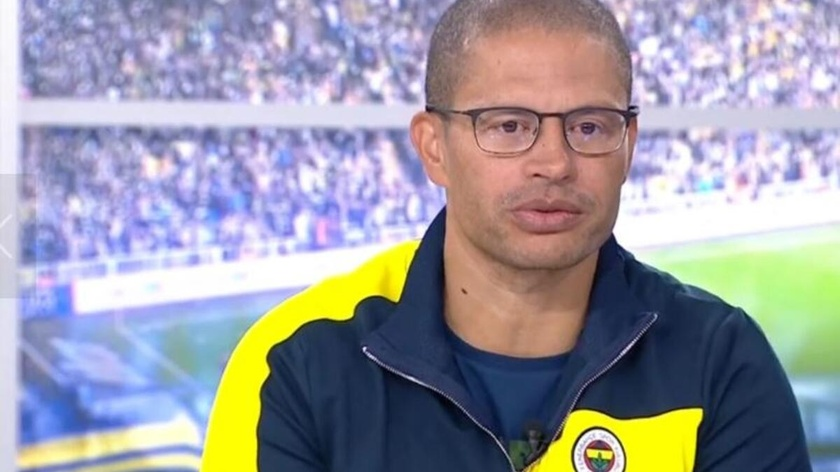
#> input picture 1.jpg, 840 x 472 px, shrunk from 1200 x 675 before the run
$ python Main.py
#> lines starting #> are read from the running program, lines starting #| are printed output that depends on the picture
from math import sqrt

import numpy
import cv2

imgPath1 = '1.jpg'
imgPath2 = '7.jpg'


def get_gray_scale(img_path):
#> called with img_path = '1.jpg'
    rgb_image = cv2.imread(img_path)
#> rgb_image is the input picture: shape (472, 840, 3); mean B, G, R 163.6, 154.8, 156.1
    return cv2.cvtColor(rgb_image, cv2.COLOR_BGR2GRAY)
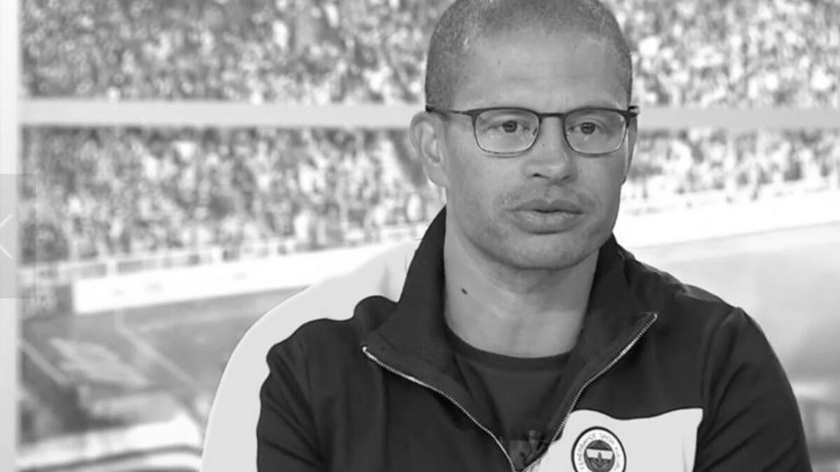
#> returned value: shape (472, 840); min 1, max 255, mean 156.2


def detect_faces(img_path):

    face_cascade = cv2.CascadeClassifier(cv2.data.haarcascades + 'haarcascade_frontalface_default.xml')
    gray_scale = get_gray_scale(img_path)
    faces = face_cascade.detectMultiScale(gray_scale, scaleFactor=1.2, minNeighbors=5, minSize=(30, 30),
                                         flags=cv2.CASCADE_SCALE_IMAGE)
#> faces = [[426, 31, 242, 242]]
    maxArea = 0
    bound = (0, 0, 0, 0)
    for (x, y, w, h) in faces:
        area = w * h
        if area > maxArea:
            bound = (x, y, w, h)
            maxArea = area
#> this loop made 1 pass
#> (x, y, w, h, area, maxArea) on pass 1: (426, 31, 242, 242, 58564, 58564)
#> after the loop, maxArea = 58564

    '''
    cv2.rectangle(gray_scale, (bound[0], bound[1]), (bound[0] + bound[2], bound[1] + bound[3]), (255, 0, 0), 1)
    print("detect_faces"+ img_path)
    print(bound)
    print(gray_scale[bound[1]:bound[1] + bound[3], bound[0]:bound[0] + bound[2]])
    cv2.imshow("a", gray_scale[bound[1]:bound[1] + bound[3], bound[0]:bound[0] + bound[2]])
    cv2.waitKey(0)
    '''
    return gray_scale[bound[1]:bound[1] + bound[3], bound[0]:bound[0] + bound[2]]
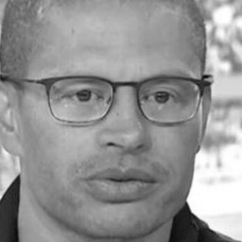
#> returned value: shape (242, 242); min 8, max 255, mean 147.6


def get_lbp(crop):
    cropH = crop.shape[0]
#> cropH = 242
    cropW = crop.shape[1]
#> cropW = 242
    lbpImg = numpy.zeros(shape=(cropH, cropW))
    for i in range(crop.shape[0]):  # traverses through height of the image
        for j in range(crop.shape[1]):  # traverses through width of the image
            if i != 0 and i != cropH - 1 and j != 0 and j != cropW - 1:
                threshold = crop[i][j]
                binary: str = ''
                for k in range(3):
                    for m in range(3):
                        if k != 1 or 1 != m:
                            if crop[i + k - 1][j + m - 1] >= threshold:
                                binary = binary + '1'
                            else:
                                binary = binary + '0'
                lbpImg[i][j] = int(binary, 2) / 255
                # print(lbpImg[i][j] * 255)
            else:
                lbpImg[i][j] = crop[i][j] / 255
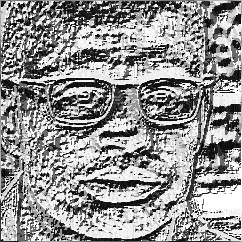
#> lbpImg: shape (242, 242) float64; min 0, max 1, mean 0.575
#> after the loop, binary = '11101000'
    return lbpImg


def cal_histogram(lbp_img, crop):
    imgArea = crop.shape[0] * crop.shape[1]
#> imgArea = 58564

    regionH = int(crop.shape[0]/8)
#> regionH = 30
    regionW = int(crop.shape[1]/8)
#> regionW = 30
    histogram = numpy.zeros(shape=256*8*8)
    for i in range(64):
        for a in range(regionH):
            for b in range(regionW):
                y = regionH * int(i / 8) + a
                x = regionW * int(i % 8) + b
                index = int(lbp_img[y][x] * 255) + (i * 256)
                histogram[index] = histogram[index] + 1
#> after the loop, histogram = 16384 values, max 574 at index 14335, min 0 at index 5, mean 3.52


    for d in range(256*8*8):
        print(d, imgArea, sep=" ")
        histogram[d] = histogram[d] / imgArea
#> after the loop, histogram = 16384 values, max 0.0098 at index 14335, min 0 at index 5, mean 6e-05

    '''for a in range(lbp_img.shape[0]):
        for b in range(lbp_img.shape[1]):
            index = int(lbp_img[a][b] * 255)
            histogram[index] = histogram[index] + 1
    for d in range(256*8*8):
        histogram[d] = histogram[d] / imgArea'''
    return histogram


def compare_histograms(his1, his2):
    if len(his1) != len(his2):
        return -1
    distance = 0
    for ite in range(len(his2)):
        distance = distance + sqrt((his1[ite]-his2[ite])*(his1[ite]-his2[ite]))
    return distance


crop1 = detect_faces(imgPath1)
lbp1 = get_lbp(crop1)
hist = cal_histogram(lbp1, crop1)
#> hist has the same summary as histogram in cal_histogram

crop2 = detect_faces(imgPath2)
#> call 2 of detect_faces, with img_path = '7.jpg'
#> call 2 of get_gray_scale, with img_path = '7.jpg'
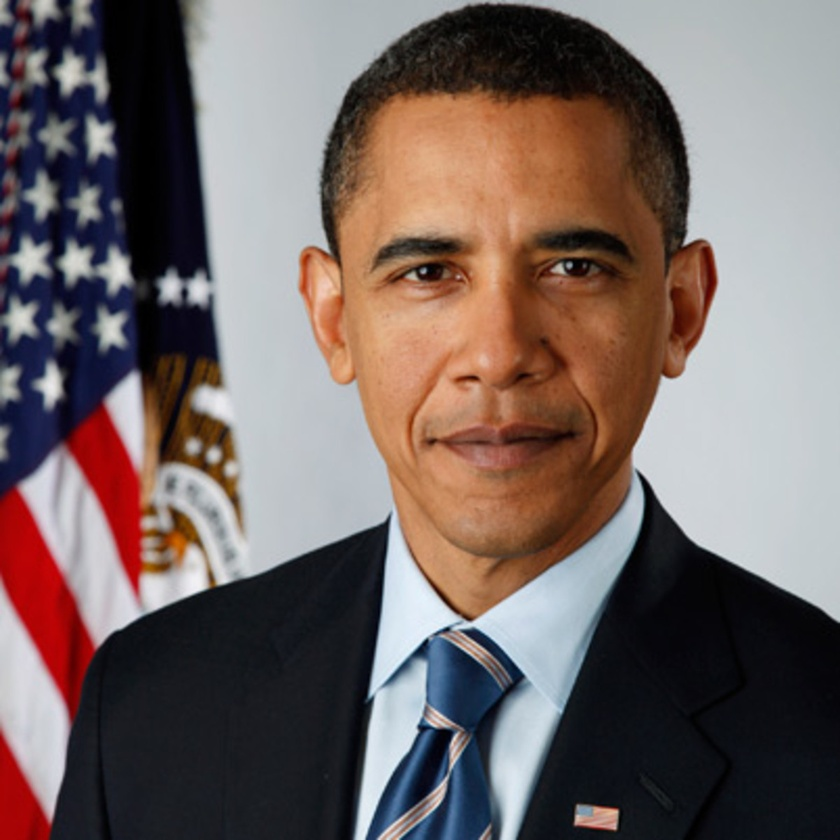
#> input picture 7.jpg, 840 x 840 px, shrunk from 1200 x 1200 before the run
#> in get_gray_scale, rgb_image is the input picture: shape (840, 840, 3); mean B, G, R 99.8, 102.3, 116.3
#> in get_gray_scale (call 2), `return cv2.cvtColor(rgb_image, cv2.COLOR_BGR2GRAY)`:
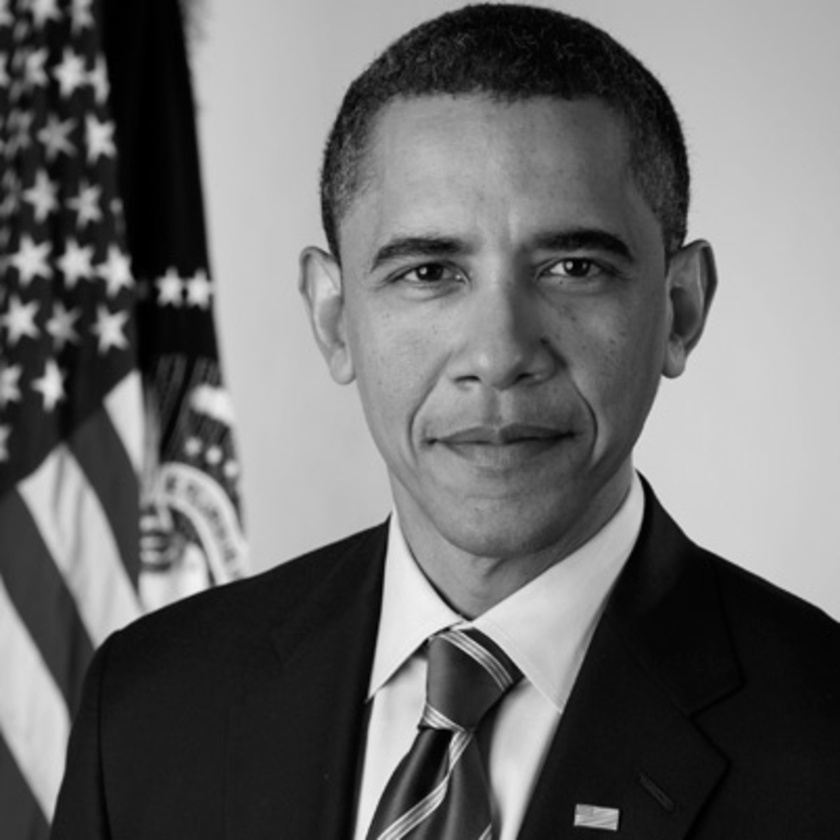
#> returned value: shape (840, 840); min 0, max 241, mean 106.2
#> in detect_faces (call 2), `faces = face_cascade.detectMultiScale(gray_scale, scaleFactor=1.2, min..`: faces = [[299, 117, 396, 396]]
#> the loop in detect_faces (call 2), `for (x, y, w, h) in faces:` made 1 pass
#> (x, y, w, h, area, maxArea) on pass 1: (299, 117, 396, 396, 156816, 156816)
#> after the loop in detect_faces (call 2), `for (x, y, w, h) in faces:`: maxArea = 156816
#> in detect_faces (call 2), `return gray_scale[bound[1]:bound[1] + bound[3], bound[0]:bound[0] + bo..`:
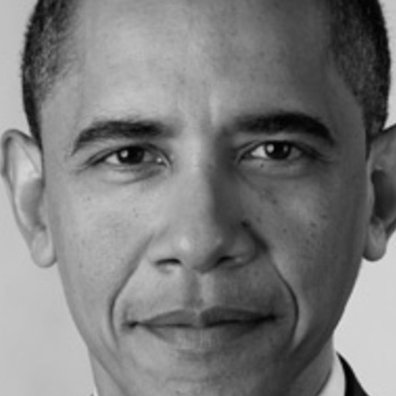
#> returned value: shape (396, 396); min 0, max 219, mean 122.2
lbp2 = get_lbp(crop2)
#> after the loop in get_lbp (call 2), `for i in range(crop.shape[0]):`:
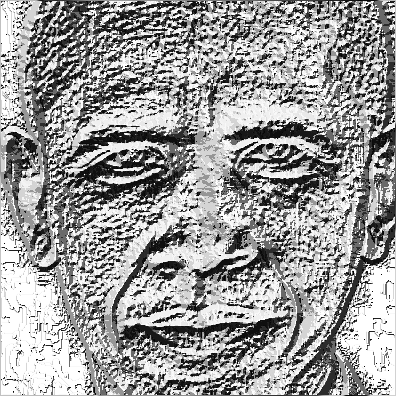
#> lbpImg: shape (396, 396) float64; min 0, max 1, mean 0.609
#> after the loop in get_lbp (call 2), `for i in range(crop.shape[0]):`: binary = '11111111'
hist2 = cal_histogram(lbp2, crop2)
#> hist2 = 16384 values, max 0.011 at index 12543, min 0 at index 1, mean 5.98e-05

print(compare_histograms(hist, hist2))
#> the loop in compare_histograms, `for ite in range(len(his2)):` made 16384 passes
#> distance on passes 1 to 3: 1.77e-05, 8.6e-05, 0.000104
#> after the loop in compare_histograms, `for ite in range(len(his2)):`: distance = 0.651

'''for c in range(len(hist)):
    print('hist' + str(c) + ':' + str(hist[c]))'''


print(type(lbp1))
cv2.imshow('img', lbp1)
cv2.imshow('img2', lbp2)
